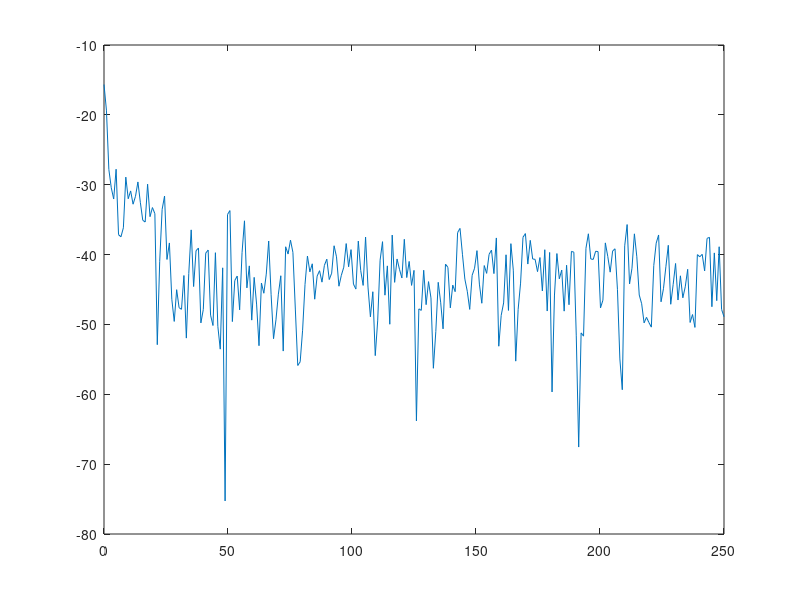

Source code (MATLAB): (Note: this script raises an error after producing the figure.)
load ECG_template.mat;
t =linspace(0,length(ECG_template)/500,length(ECG_template));
plot(t,ECG_template);
title('ECG template');
xlabel('time(s)')
ylabel('Amplitude(mV)')

nECG=awgn(ECG_template,5,'measured');
[pxx,f]=periodogram(nECG,[],[],500);
plot(f,10*log10(pxx))

new_signal=[0,0 nECG];
ma3ECG_1=ones(1,length(nECG));
for r=3:length(new_signal)
    value=0;
    for i=0:2
        value=value+new_signal(r-i)/3;
    end
    ma3ECG_1(r-2)=value;
end
Group delay = 2/2 = 1

compensated_signal=[ma3ECG_1(2:end) 0 ];
plot(t,ma3ECG_1,t, nECG)

[pxx1,f1]=periodogram(ma3ECG_1,[],[],500);
plot(f1,10*log10(pxx1),f,10*log10(pxx))

b=ones(1,3)*(1/3);
ma3ECG_2=filter(b,[1],nECG);
plot(t,ma3ECG_2,t,nECG,t,ECG_template)

fvtool(b,[1])

b=ones(1,10)*0.1;
fvtool(b,[1])

